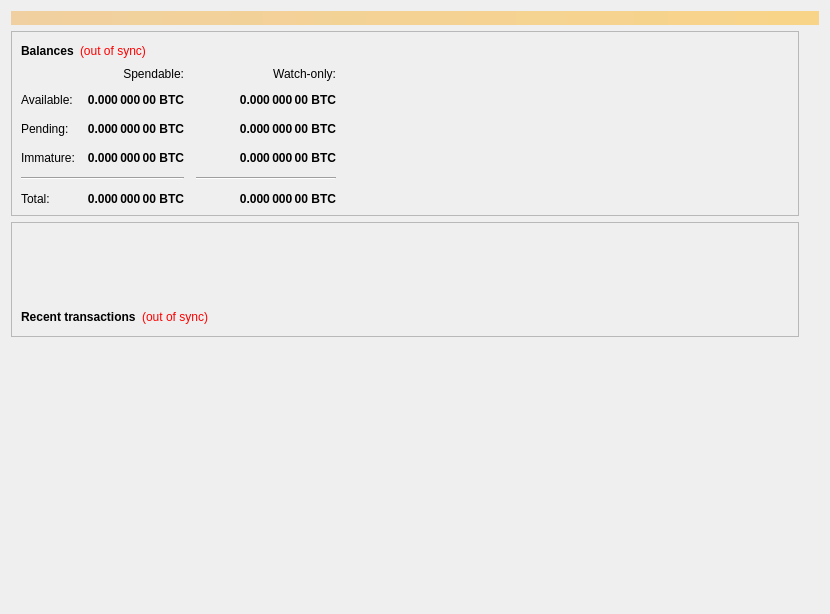
<?xml version="1.0" encoding="UTF-8"?>
<ui version="4.0">
 <class>OverviewPage</class>
 <widget class="QWidget" name="OverviewPage">
  <property name="geometry">
   <rect>
    <x>0</x>
    <y>0</y>
    <width>830</width>
    <height>614</height>
   </rect>
  </property>
  <property name="sizePolicy">
   <sizepolicy hsizetype="Fixed" vsizetype="Preferred">
    <horstretch>0</horstretch>
    <verstretch>0</verstretch>
   </sizepolicy>
  </property>
  <property name="minimumSize">
   <size>
    <width>830</width>
    <height>0</height>
   </size>
  </property>
  <property name="windowTitle">
   <string>Form</string>
  </property>
  <layout class="QVBoxLayout" name="topLayout">
   <item>
    <widget class="QLabel" name="labelAlerts">
     <property name="visible">
      <bool>false</bool>
     </property>
     <property name="styleSheet">
      <string notr="true">background-color: qlineargradient(x1: 0, y1: 0, x2: 1, y2: 0, stop:0 #F0D0A0, stop:1 #F8D488); color:#000000;</string>
     </property>
     <property name="wordWrap">
      <bool>true</bool>
     </property>
     <property name="margin">
      <number>3</number>
     </property>
    </widget>
   </item>
   <item>
    <layout class="QHBoxLayout" name="horizontalLayout" stretch="1,0">
     <item>
      <layout class="QVBoxLayout" name="verticalLayout_2">
       <item>
        <widget class="QFrame" name="frame">
         <property name="frameShape">
          <enum>QFrame::StyledPanel</enum>
         </property>
         <property name="frameShadow">
          <enum>QFrame::Raised</enum>
         </property>
         <layout class="QVBoxLayout" name="verticalLayout_4">
          <item>
           <layout class="QHBoxLayout" name="horizontalLayout_4">
            <item>
             <widget class="QLabel" name="label_5">
              <property name="font">
               <font>
                <weight>75</weight>
                <bold>true</bold>
               </font>
              </property>
              <property name="text">
               <string>Balances</string>
              </property>
             </widget>
            </item>
            <item>
             <widget class="QLabel" name="labelWalletStatus">
              <property name="cursor">
               <cursorShape>WhatsThisCursor</cursorShape>
              </property>
              <property name="toolTip">
               <string>The displayed information may be out of date. Your wallet automatically synchronizes with the BAKER network after a connection is established, but this process has not completed yet.</string>
              </property>
              <property name="styleSheet">
               <string notr="true">QLabel { color: red; }</string>
              </property>
              <property name="text">
               <string notr="true">(out of sync)</string>
              </property>
              <property name="alignment">
               <set>Qt::AlignLeading|Qt::AlignLeft|Qt::AlignVCenter</set>
              </property>
             </widget>
            </item>
            <item>
             <spacer name="horizontalSpacer_3">
              <property name="orientation">
               <enum>Qt::Horizontal</enum>
              </property>
              <property name="sizeHint" stdset="0">
               <size>
                <width>40</width>
                <height>20</height>
               </size>
              </property>
             </spacer>
            </item>
           </layout>
          </item>
          <item>
           <layout class="QGridLayout" name="gridLayout">
            <property name="spacing">
             <number>12</number>
            </property>
            <item row="2" column="2">
             <widget class="QLabel" name="labelWatchPending">
              <property name="font">
               <font>
                <weight>75</weight>
                <bold>true</bold>
               </font>
              </property>
              <property name="cursor">
               <cursorShape>IBeamCursor</cursorShape>
              </property>
              <property name="toolTip">
               <string>Unconfirmed transactions to watch-only addresses</string>
              </property>
              <property name="text">
               <string notr="true">0.000 000 00 BTC</string>
              </property>
              <property name="alignment">
               <set>Qt::AlignRight|Qt::AlignTrailing|Qt::AlignVCenter</set>
              </property>
              <property name="textInteractionFlags">
               <set>Qt::LinksAccessibleByMouse|Qt::TextSelectableByKeyboard|Qt::TextSelectableByMouse</set>
              </property>
             </widget>
            </item>
            <item row="2" column="1">
             <widget class="QLabel" name="labelUnconfirmed">
              <property name="font">
               <font>
                <weight>75</weight>
                <bold>true</bold>
               </font>
              </property>
              <property name="cursor">
               <cursorShape>IBeamCursor</cursorShape>
              </property>
              <property name="toolTip">
               <string>Total of transactions that have yet to be confirmed, and do not yet count toward the spendable balance</string>
              </property>
              <property name="text">
               <string notr="true">0.000 000 00 BTC</string>
              </property>
              <property name="alignment">
               <set>Qt::AlignRight|Qt::AlignTrailing|Qt::AlignVCenter</set>
              </property>
              <property name="textInteractionFlags">
               <set>Qt::LinksAccessibleByMouse|Qt::TextSelectableByKeyboard|Qt::TextSelectableByMouse</set>
              </property>
             </widget>
            </item>
            <item row="3" column="2">
             <widget class="QLabel" name="labelWatchImmature">
              <property name="font">
               <font>
                <weight>75</weight>
                <bold>true</bold>
               </font>
              </property>
              <property name="cursor">
               <cursorShape>IBeamCursor</cursorShape>
              </property>
              <property name="toolTip">
               <string>Staked or masternode rewards in watch-only addresses that has not yet matured</string>
              </property>
              <property name="text">
               <string notr="true">0.000 000 00 BTC</string>
              </property>
              <property name="alignment">
               <set>Qt::AlignRight|Qt::AlignTrailing|Qt::AlignVCenter</set>
              </property>
              <property name="textInteractionFlags">
               <set>Qt::LinksAccessibleByMouse|Qt::TextSelectableByKeyboard|Qt::TextSelectableByMouse</set>
              </property>
             </widget>
            </item>
            <item row="4" column="0" colspan="2">
             <widget class="Line" name="lineSpendableBalance">
              <property name="orientation">
               <enum>Qt::Horizontal</enum>
              </property>
             </widget>
            </item>
            <item row="4" column="2">
             <widget class="Line" name="lineWatchBalance">
              <property name="sizePolicy">
               <sizepolicy hsizetype="Preferred" vsizetype="Fixed">
                <horstretch>0</horstretch>
                <verstretch>0</verstretch>
               </sizepolicy>
              </property>
              <property name="minimumSize">
               <size>
                <width>140</width>
                <height>0</height>
               </size>
              </property>
              <property name="orientation">
               <enum>Qt::Horizontal</enum>
              </property>
             </widget>
            </item>
            <item row="5" column="0">
             <widget class="QLabel" name="labelTotalText">
              <property name="text">
               <string>Total:</string>
              </property>
             </widget>
            </item>
            <item row="3" column="1">
             <widget class="QLabel" name="labelImmature">
              <property name="font">
               <font>
                <weight>75</weight>
                <bold>true</bold>
               </font>
              </property>
              <property name="cursor">
               <cursorShape>IBeamCursor</cursorShape>
              </property>
              <property name="toolTip">
               <string>Staked or masternode rewards that has not yet matured</string>
              </property>
              <property name="text">
               <string notr="true">0.000 000 00 BTC</string>
              </property>
              <property name="alignment">
               <set>Qt::AlignRight|Qt::AlignTrailing|Qt::AlignVCenter</set>
              </property>
              <property name="textInteractionFlags">
               <set>Qt::LinksAccessibleByMouse|Qt::TextSelectableByKeyboard|Qt::TextSelectableByMouse</set>
              </property>
             </widget>
            </item>
            <item row="2" column="3">
             <spacer name="horizontalSpacer_2">
              <property name="orientation">
               <enum>Qt::Horizontal</enum>
              </property>
              <property name="sizeHint" stdset="0">
               <size>
                <width>40</width>
                <height>20</height>
               </size>
              </property>
             </spacer>
            </item>
            <item row="3" column="0">
             <widget class="QLabel" name="labelImmatureText">
              <property name="text">
               <string>Immature:</string>
              </property>
             </widget>
            </item>
            <item row="5" column="1">
             <widget class="QLabel" name="labelTotal">
              <property name="font">
               <font>
                <weight>75</weight>
                <bold>true</bold>
               </font>
              </property>
              <property name="cursor">
               <cursorShape>IBeamCursor</cursorShape>
              </property>
              <property name="toolTip">
               <string>Your current total balance</string>
              </property>
              <property name="text">
               <string notr="true">0.000 000 00 BTC</string>
              </property>
              <property name="alignment">
               <set>Qt::AlignRight|Qt::AlignTrailing|Qt::AlignVCenter</set>
              </property>
              <property name="textInteractionFlags">
               <set>Qt::LinksAccessibleByMouse|Qt::TextSelectableByKeyboard|Qt::TextSelectableByMouse</set>
              </property>
             </widget>
            </item>
            <item row="5" column="2">
             <widget class="QLabel" name="labelWatchTotal">
              <property name="font">
               <font>
                <weight>75</weight>
                <bold>true</bold>
               </font>
              </property>
              <property name="cursor">
               <cursorShape>IBeamCursor</cursorShape>
              </property>
              <property name="toolTip">
               <string>Current total balance in watch-only addresses</string>
              </property>
              <property name="text">
               <string notr="true">0.000 000 00 BTC</string>
              </property>
              <property name="alignment">
               <set>Qt::AlignRight|Qt::AlignTrailing|Qt::AlignVCenter</set>
              </property>
              <property name="textInteractionFlags">
               <set>Qt::LinksAccessibleByMouse|Qt::TextSelectableByKeyboard|Qt::TextSelectableByMouse</set>
              </property>
             </widget>
            </item>
            <item row="0" column="2">
             <widget class="QLabel" name="labelWatchonly">
              <property name="text">
               <string>Watch-only:</string>
              </property>
              <property name="alignment">
               <set>Qt::AlignRight|Qt::AlignTrailing|Qt::AlignVCenter</set>
              </property>
             </widget>
            </item>
            <item row="1" column="0">
             <widget class="QLabel" name="labelBalanceText">
              <property name="text">
               <string>Available:</string>
              </property>
             </widget>
            </item>
            <item row="1" column="1">
             <widget class="QLabel" name="labelBalance">
              <property name="font">
               <font>
                <weight>75</weight>
                <bold>true</bold>
               </font>
              </property>
              <property name="cursor">
               <cursorShape>IBeamCursor</cursorShape>
              </property>
              <property name="toolTip">
               <string>Your current spendable balance</string>
              </property>
              <property name="text">
               <string notr="true">0.000 000 00 BTC</string>
              </property>
              <property name="alignment">
               <set>Qt::AlignRight|Qt::AlignTrailing|Qt::AlignVCenter</set>
              </property>
              <property name="textInteractionFlags">
               <set>Qt::LinksAccessibleByMouse|Qt::TextSelectableByKeyboard|Qt::TextSelectableByMouse</set>
              </property>
             </widget>
            </item>
            <item row="1" column="2">
             <widget class="QLabel" name="labelWatchAvailable">
              <property name="font">
               <font>
                <weight>75</weight>
                <bold>true</bold>
               </font>
              </property>
              <property name="cursor">
               <cursorShape>IBeamCursor</cursorShape>
              </property>
              <property name="toolTip">
               <string>Your current balance in watch-only addresses</string>
              </property>
              <property name="text">
               <string notr="true">0.000 000 00 BTC</string>
              </property>
              <property name="alignment">
               <set>Qt::AlignRight|Qt::AlignTrailing|Qt::AlignVCenter</set>
              </property>
              <property name="textInteractionFlags">
               <set>Qt::LinksAccessibleByMouse|Qt::TextSelectableByKeyboard|Qt::TextSelectableByMouse</set>
              </property>
             </widget>
            </item>
            <item row="2" column="0">
             <widget class="QLabel" name="labelPendingText">
              <property name="text">
               <string>Pending:</string>
              </property>
             </widget>
            </item>
            <item row="0" column="1">
             <widget class="QLabel" name="labelSpendable">
              <property name="text">
               <string>Spendable:</string>
              </property>
              <property name="alignment">
               <set>Qt::AlignRight|Qt::AlignTrailing|Qt::AlignVCenter</set>
              </property>
             </widget>
            </item>
           </layout>
          </item>
         </layout>
        </widget>
       </item>
       <item>
        <widget class="QFrame" name="frame_2">
         <property name="frameShape">
          <enum>QFrame::StyledPanel</enum>
         </property>
         <property name="frameShadow">
          <enum>QFrame::Raised</enum>
         </property>
         <layout class="QVBoxLayout" name="verticalLayout">
          <item>
           <spacer name="verticalSpacer_3">
            <property name="orientation">
             <enum>Qt::Vertical</enum>
            </property>
            <property name="sizeType">
             <enum>QSizePolicy::Fixed</enum>
            </property>
            <property name="sizeHint" stdset="0">
             <size>
              <width>20</width>
              <height>75</height>
             </size>
            </property>
           </spacer>
          </item>
          <item>
           <layout class="QHBoxLayout" name="horizontalLayout_2">
            <item>
             <widget class="QLabel" name="label_4">
              <property name="font">
               <font>
                <weight>75</weight>
                <bold>true</bold>
               </font>
              </property>
              <property name="text">
               <string>Recent transactions</string>
              </property>
             </widget>
            </item>
            <item>
             <widget class="QLabel" name="labelTransactionsStatus">
              <property name="cursor">
               <cursorShape>WhatsThisCursor</cursorShape>
              </property>
              <property name="toolTip">
               <string>The displayed information may be out of date. Your wallet automatically synchronizes with the BAKER network after a connection is established, but this process has not completed yet.</string>
              </property>
              <property name="styleSheet">
               <string notr="true">QLabel { color: red; }</string>
              </property>
              <property name="text">
               <string notr="true">(out of sync)</string>
              </property>
              <property name="alignment">
               <set>Qt::AlignRight|Qt::AlignTrailing|Qt::AlignVCenter</set>
              </property>
             </widget>
            </item>
            <item>
             <spacer name="horizontalSpacer">
              <property name="orientation">
               <enum>Qt::Horizontal</enum>
              </property>
              <property name="sizeHint" stdset="0">
               <size>
                <width>40</width>
                <height>20</height>
               </size>
              </property>
             </spacer>
            </item>
           </layout>
          </item>
         </layout>
        </widget>
       </item>
       <item>
        <widget class="QListView" name="listTransactions">
         <property name="sizePolicy">
          <sizepolicy hsizetype="Fixed" vsizetype="Expanding">
           <horstretch>0</horstretch>
           <verstretch>0</verstretch>
          </sizepolicy>
         </property>
         <property name="minimumSize">
          <size>
           <width>700</width>
           <height>0</height>
          </size>
         </property>
         <property name="sizeIncrement">
          <size>
           <width>0</width>
           <height>0</height>
          </size>
         </property>
         <property name="baseSize">
          <size>
           <width>0</width>
           <height>0</height>
          </size>
         </property>
         <property name="styleSheet">
          <string notr="true">QListView { background: transparent; }</string>
         </property>
         <property name="frameShape">
          <enum>QFrame::NoFrame</enum>
         </property>
         <property name="verticalScrollBarPolicy">
          <enum>Qt::ScrollBarAlwaysOff</enum>
         </property>
         <property name="horizontalScrollBarPolicy">
          <enum>Qt::ScrollBarAlwaysOff</enum>
         </property>
         <property name="selectionMode">
          <enum>QAbstractItemView::NoSelection</enum>
         </property>
        </widget>
       </item>
       <item>
        <spacer name="verticalSpacer">
         <property name="orientation">
          <enum>Qt::Vertical</enum>
         </property>
         <property name="sizeHint" stdset="0">
          <size>
           <width>20</width>
           <height>40</height>
          </size>
         </property>
        </spacer>
       </item>
      </layout>
     </item>
     <item>
      <layout class="QVBoxLayout" name="verticalLayout_3">
       <item>
        <spacer name="verticalSpacer_2">
         <property name="orientation">
          <enum>Qt::Vertical</enum>
         </property>
         <property name="sizeType">
          <enum>QSizePolicy::Expanding</enum>
         </property>
         <property name="sizeHint" stdset="0">
          <size>
           <width>20</width>
           <height>40</height>
          </size>
         </property>
        </spacer>
       </item>
      </layout>
     </item>
    </layout>
   </item>
  </layout>
 </widget>
 <resources/>
 <connections/>
</ui>
